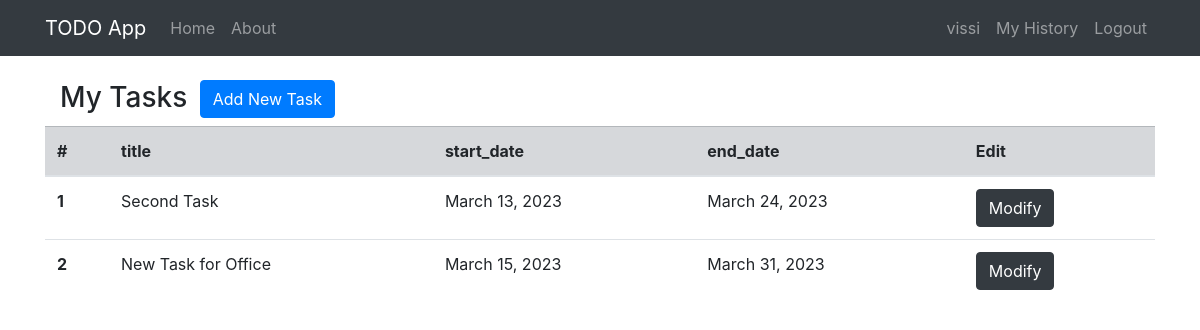
Screenshot of / (signed in) with the database file from the repository.
### task/models.py (models this page shows, shortened)
class Task(models.Model):
    status_choices = (
        ("ongoing", "ONGOING"),
        ("completed", "COMPLETED"),
        ("closed", "CLOSED"),
    )
    title = models.CharField(max_length=100)
    date_created = models.DateTimeField(default=timezone.now)
    start_date = models.DateField(default=date.today)
    end_date = models.DateField()
    status = models.CharField(max_length=10, choices=status_choices, default="ongoing")
    comments = models.TextField(blank=True)
    date_cc = models.DateTimeField(auto_now=True)
    creator = models.ForeignKey(User, on_delete=models.CASCADE)

### task/views.py (the view)
# urls.py: path('', views.home, name='home'),
@login_required
def home(request):
    data_list = []
    col_names = ('id', 'title', 'start_date', 'end_date')
    for row in Task.objects.filter(status='ongoing', creator=request.user).order_by('end_date').values_list(*col_names):
        data_dict = {}
        for i in range(0, len(col_names)):
            data_dict[col_names[i]] = row[i]
        data_dict['breached'] = date.today() > row[-1]
        data_list+=[data_dict]
    return render(request, 'task/home.html', {'tasks':data_list})

### task/templates/task/home.html
{% extends "task/base.html" %}
{% block content %}
<br>
<div class="container"><h3 style="display: inline;">My Tasks</h3>
<a class="btn btn-primary mb-2 ml-2" href="{% url 'task-create'%}" role="button">Add New Task</a>
</div>
<table class="table table-hover">
  <thead>
      <tr class="table-secondary">
        <th scope="col">#</th>
        {%  for col_name in tasks.0 %}
          {% if "breached" not in col_name and "id" not in col_name %}
            <th scope="col">{{ col_name }}</th>
          {% endif %}
        {% endfor %}
        <th scope="col">Edit</th>
      </tr>
    </thead>
    <tbody>
      {% for row in tasks %}
        <tr class="{% if row.breached %} table-danger{% endif %}">
          <th scope="row">{{forloop.counter}}</th>
            <td>{{ row.title }}</td>
            <td>{{ row.start_date }}</td>
            <td>{{ row.end_date }}</td>
            <td><a class="btn btn-dark" href="{% url 'task-update' row.id %}" role="button">Modify</a></td></tr>
      {% endfor %}
    </tbody>
  </table>
{% endblock content %}

### task/templates/task/base.html (shortened to what this page needs)
{% load static %}
<!DOCTYPE html>
<html>
<head>
    <link rel="stylesheet" href="https://cdn.jsdelivr.net/npm/bootstrap@4.3.1/dist/css/bootstrap.min.css">
    <link rel="stylesheet" type="text/css" href="{% static 'task/main.css' %}">
</head>
<body>
    <header class="site-header">
        <nav class="navbar navbar-expand-lg navbar-dark bg-dark">
            <div class="container">
                <a class="navbar-brand" href="#">TODO App</a>
                <div class="collapse navbar-collapse" id="navbarSupportedContent">
                  <ul class="navbar-nav mr-auto">
                    <li class="nav-item">
                      <a class="nav-item nav-link" href="{% url 'home' %}">Home</a>
                    </li>
                    <li class="nav-item">
                      <a class="nav-item nav-link" href="{% url 'about' %}">About</a>
                    </li>
                  </ul>
                    <div class="navbar-nav">
                      {% if user.is_authenticated %}
                      <a class="nav-item nav-link" href="">{{user.username}}</a>
                      <a class="nav-item nav-link" href="{% url 'history' %}">My History</a>
                      <a class="nav-item nav-link" href="{% url 'logout' %}">Logout</a>
                        {% else %}
                      <a class="nav-item nav-link" href="{% url 'login' %}">Login</a>
                      <a class="nav-item nav-link" href="{% url 'register' %}">Register</a>
                    {% endif %}
                    </div>
                </div>
            </div>
        </nav>
    </header>
    <main role="main" class="container">
      <div class="row justify-content-center">
        <div class="col">
          {% block content %}{% endblock %}
        </div>
      </div>
    </main>
</body>
</html>

### task/static/task/main.css (style rules this page uses)
* { margin: 0px; padding: 0px; }

### rows the page displays
Task: title "Second Task", start_date "March 13, 2023", end_date "March 24, 2023"
Task: title "New Task for Office", start_date "March 15, 2023", end_date "March 31, 2023"

### other values shown
{{ user.username }} "vissi"
{{ col_name }} "title" "start_date" "end_date"
